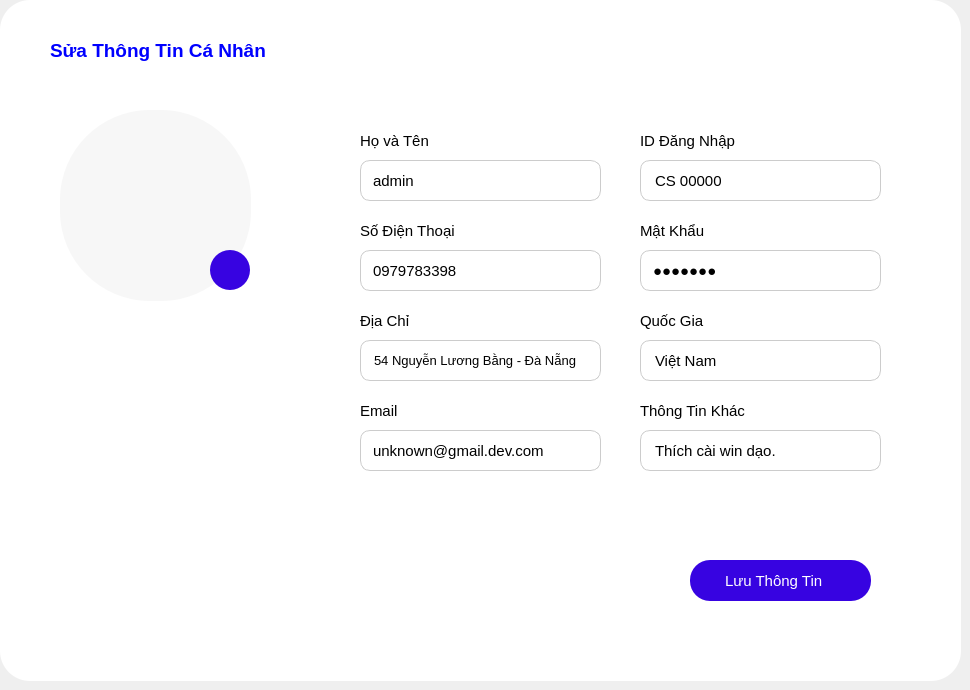
      <widget class="QWidget" name="tab">
       <attribute name="title">
        <string> Sửa thông tin </string>
       </attribute>
       <widget class="QLabel" name="label_4">
        <property name="geometry">
         <rect>
          <x>0</x>
          <y>0</y>
          <width>961</width>
          <height>681</height>
         </rect>
        </property>
        <property name="styleSheet">
         <string notr="true">background-color: #fff;
border-radius: 30px;</string>
        </property>
        <property name="text">
         <string/>
        </property>
       </widget>
       <widget class="QLabel" name="country_Lb_4">
        <property name="geometry">
         <rect>
          <x>360</x>
          <y>340</y>
          <width>241</width>
          <height>41</height>
         </rect>
        </property>
        <property name="font">
         <font>
          <pointsize>10</pointsize>
          <bold>false</bold>
         </font>
        </property>
        <property name="cursor">
         <cursorShape>ForbiddenCursor</cursorShape>
        </property>
        <property name="styleSheet">
         <string notr="true">border-radius: 10px;
color: #000;
border: 1px solid #ccc;
padding-left: 10px;
color:black;</string>
        </property>
        <property name="text">
         <string>54 Nguyễn Lương Bằng - Đà Nẵng</string>
        </property>
       </widget>
       <widget class="QLineEdit" name="emaiLb">
        <property name="geometry">
         <rect>
          <x>360</x>
          <y>430</y>
          <width>241</width>
          <height>41</height>
         </rect>
        </property>
        <property name="font">
         <font>
          <pointsize>11</pointsize>
         </font>
        </property>
        <property name="cursor">
         <cursorShape>PointingHandCursor</cursorShape>
        </property>
        <property name="styleSheet">
         <string notr="true">border-radius: 10px;
color: #000;
border: 1px solid #ccc;
padding-left: 10px;</string>
        </property>
        <property name="text">
         <string>unknown@gmail.dev.com</string>
        </property>
       </widget>
       <widget class="QLineEdit" name="phoneLb">
        <property name="geometry">
         <rect>
          <x>360</x>
          <y>250</y>
          <width>241</width>
          <height>41</height>
         </rect>
        </property>
        <property name="font">
         <font>
          <pointsize>11</pointsize>
         </font>
        </property>
        <property name="cursor">
         <cursorShape>PointingHandCursor</cursorShape>
        </property>
        <property name="styleSheet">
         <string notr="true">border-radius: 10px;
color: #000;
border: 1px solid #ccc;
padding-left: 10px;</string>
        </property>
        <property name="text">
         <string>0979783398</string>
        </property>
       </widget>
       <widget class="QPushButton" name="editAvtBtn">
        <property name="geometry">
         <rect>
          <x>210</x>
          <y>250</y>
          <width>40</width>
          <height>40</height>
         </rect>
        </property>
        <property name="cursor">
         <cursorShape>PointingHandCursor</cursorShape>
        </property>
        <property name="styleSheet">
         <string notr="true">border-radius: 20px;
background-color: #f7f7f7;
border:none;
background-color: rgb(55, 3, 225);</string>
        </property>
        <property name="text">
         <string/>
        </property>
        <property name="icon">
         <iconset resource="resourse.qrc">
          <normaloff>:/new/img/img/pencil.png</normaloff>:/new/img/img/pencil.png</iconset>
        </property>
        <property name="iconSize">
         <size>
          <width>22</width>
          <height>23</height>
         </size>
        </property>
       </widget>
       <widget class="QLabel" name="addressLabel">
        <property name="geometry">
         <rect>
          <x>360</x>
          <y>310</y>
          <width>81</width>
          <height>21</height>
         </rect>
        </property>
        <property name="font">
         <font>
          <pointsize>11</pointsize>
          <fontweight>DemiBold</fontweight>
         </font>
        </property>
        <property name="styleSheet">
         <string notr="true">color: black;</string>
        </property>
        <property name="text">
         <string>Địa Chỉ</string>
        </property>
       </widget>
       <widget class="QLabel" name="nameLabel">
        <property name="geometry">
         <rect>
          <x>360</x>
          <y>130</y>
          <width>81</width>
          <height>21</height>
         </rect>
        </property>
        <property name="font">
         <font>
          <pointsize>11</pointsize>
          <fontweight>DemiBold</fontweight>
         </font>
        </property>
        <property name="styleSheet">
         <string notr="true">color: black;</string>
        </property>
        <property name="text">
         <string>Họ và Tên</string>
        </property>
       </widget>
       <widget class="QLineEdit" name="nameLb">
        <property name="geometry">
         <rect>
          <x>360</x>
          <y>160</y>
          <width>241</width>
          <height>41</height>
         </rect>
        </property>
        <property name="font">
         <font>
          <pointsize>11</pointsize>
         </font>
        </property>
        <property name="cursor">
         <cursorShape>PointingHandCursor</cursorShape>
        </property>
        <property name="styleSheet">
         <string notr="true">border-radius: 10px;
color: #000;
border: 1px solid #ccc;
padding-left: 10px;</string>
        </property>
        <property name="text">
         <string>admin</string>
        </property>
       </widget>
       <widget class="QLabel" name="idLabel">
        <property name="geometry">
         <rect>
          <x>640</x>
          <y>130</y>
          <width>111</width>
          <height>21</height>
         </rect>
        </property>
        <property name="font">
         <font>
          <pointsize>11</pointsize>
          <fontweight>DemiBold</fontweight>
         </font>
        </property>
        <property name="styleSheet">
         <string notr="true">color: black;</string>
        </property>
        <property name="text">
         <string>ID Đăng Nhập</string>
        </property>
       </widget>
       <widget class="QLabel" name="avtLabel">
        <property name="geometry">
         <rect>
          <x>60</x>
          <y>110</y>
          <width>191</width>
          <height>191</height>
         </rect>
        </property>
        <property name="styleSheet">
         <string notr="true">border-radius: 90px;
background-color: #f7f7f7;
border:none;</string>
        </property>
        <property name="text">
         <string/>
        </property>
        <property name="pixmap">
         <pixmap resource="resourse.qrc">:/new/img/img/batman_hero_avatar_comics-512.png</pixmap>
        </property>
        <property name="scaledContents">
         <bool>true</bool>
        </property>
       </widget>
       <widget class="QLabel" name="idLb">
        <property name="geometry">
         <rect>
          <x>640</x>
          <y>160</y>
          <width>241</width>
          <height>41</height>
         </rect>
        </property>
        <property name="font">
         <font>
          <pointsize>11</pointsize>
          <bold>false</bold>
         </font>
        </property>
        <property name="cursor">
         <cursorShape>ForbiddenCursor</cursorShape>
        </property>
        <property name="styleSheet">
         <string notr="true">border-radius: 10px;
color: #000;
border: 1px solid #ccc;
padding-left: 10px;
color:black;</string>
        </property>
        <property name="text">
         <string>CS 00000</string>
        </property>
       </widget>
       <widget class="QLabel" name="label_9">
        <property name="geometry">
         <rect>
          <x>50</x>
          <y>30</y>
          <width>231</width>
          <height>41</height>
         </rect>
        </property>
        <property name="font">
         <font>
          <pointsize>14</pointsize>
          <bold>true</bold>
         </font>
        </property>
        <property name="styleSheet">
         <string notr="true">color: blue;
</string>
        </property>
        <property name="text">
         <string>Sửa Thông Tin Cá Nhân</string>
        </property>
       </widget>
       <widget class="QLabel" name="passLabel">
        <property name="geometry">
         <rect>
          <x>640</x>
          <y>220</y>
          <width>81</width>
          <height>21</height>
         </rect>
        </property>
        <property name="font">
         <font>
          <pointsize>11</pointsize>
          <fontweight>DemiBold</fontweight>
         </font>
        </property>
        <property name="styleSheet">
         <string notr="true">color: black;</string>
        </property>
        <property name="text">
         <string>Mật Khẩu</string>
        </property>
       </widget>
       <widget class="QLabel" name="countryLabel">
        <property name="geometry">
         <rect>
          <x>640</x>
          <y>310</y>
          <width>81</width>
          <height>21</height>
         </rect>
        </property>
        <property name="font">
         <font>
          <pointsize>11</pointsize>
          <fontweight>DemiBold</fontweight>
         </font>
        </property>
        <property name="styleSheet">
         <string notr="true">color: black;</string>
        </property>
        <property name="text">
         <string>Quốc Gia</string>
        </property>
       </widget>
       <widget class="QLabel" name="country_Lb">
        <property name="geometry">
         <rect>
          <x>640</x>
          <y>340</y>
          <width>241</width>
          <height>41</height>
         </rect>
        </property>
        <property name="font">
         <font>
          <pointsize>11</pointsize>
          <bold>false</bold>
         </font>
        </property>
        <property name="cursor">
         <cursorShape>ForbiddenCursor</cursorShape>
        </property>
        <property name="styleSheet">
         <string notr="true">border-radius: 10px;
color: #000;
border: 1px solid #ccc;
padding-left: 10px;
color:black;</string>
        </property>
        <property name="text">
         <string>Việt Nam</string>
        </property>
       </widget>
       <widget class="QLabel" name="phoneLabel">
        <property name="geometry">
         <rect>
          <x>360</x>
          <y>220</y>
          <width>101</width>
          <height>21</height>
         </rect>
        </property>
        <property name="font">
         <font>
          <pointsize>11</pointsize>
          <fontweight>DemiBold</fontweight>
         </font>
        </property>
        <property name="styleSheet">
         <string notr="true">color: black;</string>
        </property>
        <property name="text">
         <string>Số Điện Thoại</string>
        </property>
       </widget>
       <widget class="QPushButton" name="saveBtn">
        <property name="geometry">
         <rect>
          <x>690</x>
          <y>560</y>
          <width>181</width>
          <height>41</height>
         </rect>
        </property>
        <property name="font">
         <font>
          <pointsize>11</pointsize>
         </font>
        </property>
        <property name="cursor">
         <cursorShape>PointingHandCursor</cursorShape>
        </property>
        <property name="styleSheet">
         <string notr="true">border-radius: 20px;
background-color: #f7f7f7;
border:none;
background-color: rgb(55, 3, 225);
text-align: left;
padding-left: 35px;
color: #fff;</string>
        </property>
        <property name="text">
         <string>Lưu Thông Tin</string>
        </property>
        <property name="icon">
         <iconset resource="resourse.qrc">
          <normaloff>:/new/img/img/diskette.png</normaloff>:/new/img/img/diskette.png</iconset>
        </property>
        <property name="iconSize">
         <size>
          <width>22</width>
          <height>23</height>
         </size>
        </property>
       </widget>
       <widget class="QLabel" name="country_Lb_3">
        <property name="geometry">
         <rect>
          <x>640</x>
          <y>430</y>
          <width>241</width>
          <height>41</height>
         </rect>
        </property>
        <property name="font">
         <font>
          <pointsize>11</pointsize>
          <bold>false</bold>
         </font>
        </property>
        <property name="cursor">
         <cursorShape>ForbiddenCursor</cursorShape>
        </property>
        <property name="styleSheet">
         <string notr="true">border-radius: 10px;
color: #000;
border: 1px solid #ccc;
padding-left: 10px;
color:black;</string>
        </property>
        <property name="text">
         <string>Thích cài win dạo.</string>
        </property>
       </widget>
       <widget class="QLineEdit" name="passLb_2">
        <property name="geometry">
         <rect>
          <x>640</x>
          <y>250</y>
          <width>241</width>
          <height>41</height>
         </rect>
        </property>
        <property name="font">
         <font>
          <pointsize>11</pointsize>
         </font>
        </property>
        <property name="cursor">
         <cursorShape>PointingHandCursor</cursorShape>
        </property>
        <property name="styleSheet">
         <string notr="true">border-radius: 10px;
color: #000;
border: 1px solid #ccc;
padding-left: 10px;</string>
        </property>
        <property name="text">
         <string>unknown</string>
        </property>
        <property name="echoMode">
         <enum>QLineEdit::EchoMode::Password</enum>
        </property>
       </widget>
       <widget class="QLabel" name="otherLabel">
        <property name="geometry">
         <rect>
          <x>640</x>
          <y>400</y>
          <width>121</width>
          <height>21</height>
         </rect>
        </property>
        <property name="font">
         <font>
          <pointsize>11</pointsize>
          <fontweight>DemiBold</fontweight>
         </font>
        </property>
        <property name="styleSheet">
         <string notr="true">color: black;</string>
        </property>
        <property name="text">
         <string>Thông Tin Khác</string>
        </property>
       </widget>
       <widget class="QLabel" name="emailLabel">
        <property name="geometry">
         <rect>
          <x>360</x>
          <y>400</y>
          <width>81</width>
          <height>21</height>
         </rect>
        </property>
        <property name="font">
         <font>
          <pointsize>11</pointsize>
          <fontweight>DemiBold</fontweight>
         </font>
        </property>
        <property name="styleSheet">
         <string notr="true">color: black;</string>
        </property>
        <property name="text">
         <string>Email</string>
        </property>
       </widget>
       <zorder>label_4</zorder>
       <zorder>country_Lb_4</zorder>
       <zorder>emaiLb</zorder>
       <zorder>phoneLb</zorder>
       <zorder>addressLabel</zorder>
       <zorder>nameLabel</zorder>
       <zorder>nameLb</zorder>
       <zorder>idLabel</zorder>
       <zorder>avtLabel</zorder>
       <zorder>idLb</zorder>
       <zorder>label_9</zorder>
       <zorder>passLabel</zorder>
       <zorder>countryLabel</zorder>
       <zorder>country_Lb</zorder>
       <zorder>phoneLabel</zorder>
       <zorder>saveBtn</zorder>
       <zorder>country_Lb_3</zorder>
       <zorder>passLb_2</zorder>
       <zorder>otherLabel</zorder>
       <zorder>emailLabel</zorder>
       <zorder>editAvtBtn</zorder>
      </widget>
